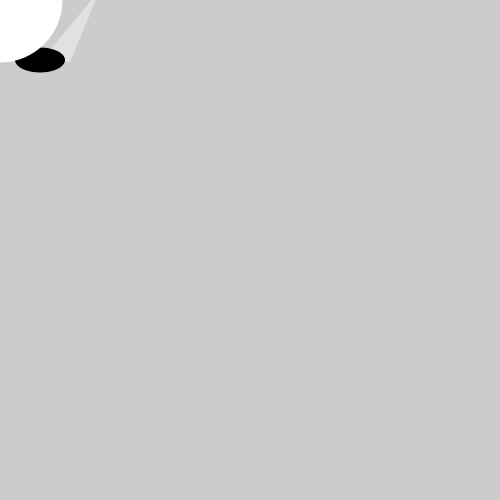
Frame 1 (no input)
Frame 60 (the mouse pressed at the canvas centre just before this capture): identical to frame 1, image omitted
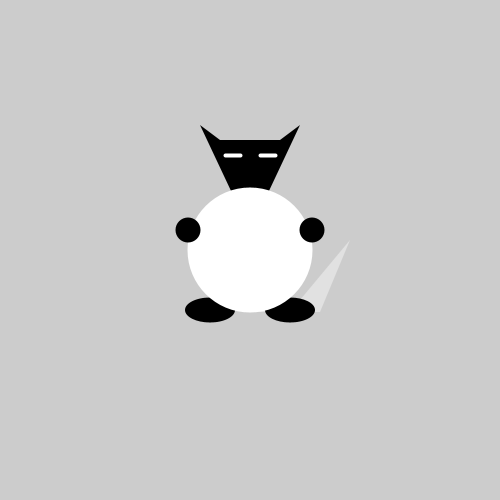
Frame 120 (the mouse held since frame 60 and released just before this capture)

The Processing sketch that drew these frames (run headless with seeded random() and noise(); from frame 60 on, the mouse is pressed at the canvas centre):

// Processing sketch: processing_55714
// ── processing_55714.pde

void setup(){
size (500, 500);
}

void draw (){
background(204);
  
//Head
noStroke();
fill(0);
beginShape(); 
vertex (mouseX-10, mouseY-40);
vertex (mouseX-50, mouseY-125);
vertex (mouseX-30, mouseY-110);
vertex (mouseX+30, mouseY-110);
vertex (mouseX+50, mouseY-125);
vertex (mouseX+10, mouseY-40);
endShape();

//Tail 
noStroke ();
fill (225);
beginShape();
vertex (mouseX, mouseY+62);
vertex (mouseX+70, mouseY+62); 
vertex (mouseX+100, mouseY-10);
vertex (mouseX+50, mouseY+50);
vertex (mouseX, mouseY+62);
endShape();

//Feet
noStroke();
fill(0);
ellipse (mouseX+40, mouseY+60, 50, 25);
ellipse (mouseX-40, mouseY+60, 50, 25);

//Body
fill (255, 255, 255);
smooth();
noStroke();
ellipse (mouseX, mouseY, 125, 125); 

//Nose&Eyes
//fill ();
//triangle (mouseX, mouseY-65, mouseX+15, mouseY-85, mouseX+15, mouseY-85);
stroke (255);
strokeWeight (4);
line (mouseX-25, mouseY-95, mouseX-10, mouseY-95);
line (mouseX+25, mouseY-95, mouseX+10, mouseY-95);

//Hands
noStroke();
fill(0);
ellipse (mouseX+62, mouseY-20, 25, 25);
ellipse (mouseX-62, mouseY-20, 25, 25);

}
